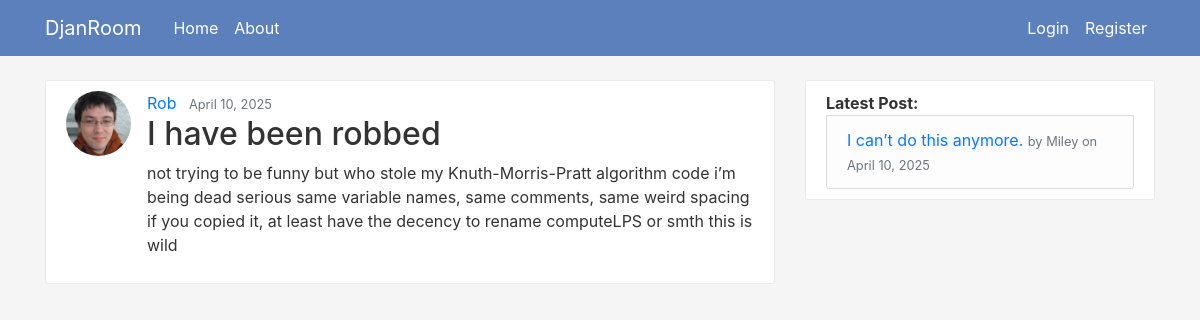
/post/16/, run on the app's committed database.
### blog/models.py (models this page shows, shortened)
class Post(models.Model):
    title = models.CharField(max_length=100)
    content = models.TextField()
    date_posted = models.DateTimeField(default=timezone.now)
    author = models.ForeignKey(User, on_delete=models.CASCADE)

### users/models.py (models this page shows, shortened)
class Profile(models.Model):
    user = models.OneToOneField(User, on_delete=models.CASCADE)
    image = models.ImageField(default='default.jpg', upload_to='profile_pics')

### blog/views.py (the view)
# urls.py: path('post/<int:pk>/', PostDetailView.as_view(), name='post-detail'),
class PostDetailView(DetailView):
    model = Post

### blog/context_processors.py (called while the page is built)
def latest_post(request):
    try:
        return {'latest_post': Post.objects.latest('date_posted')}
    except Post.DoesNotExist:
        return {'latest_post': None}

### blog/templates/blog/post_detail.html (shortened to what this page needs)
{% extends "blog/base.html"  %}
{% block content %}
    <article class="media content-section">
        <img class="rounded-circle article-img" src="{{object.author.profile.image.url}}" >
        <div class="media-body">
            <div class="article-metadata">
                <a class="mr-2" href="{% url 'user-posts' post.author.username %}">{{ object.author }}</a>
                <small class="text-muted">{{ object.date_posted|date:"F d, Y" }}</small>
            </div>
            <h2><a class="article-title">{{ object.title }}</a></h2>
            <p class="article-content">{{ object.content }}</p>
        </div>
    </article>
{% endblock content %}

### blog/templates/blog/base.html (shortened to what this page needs)
{% load static %}
<!DOCTYPE html>
<html>
<head>
    <link rel="stylesheet" href="https://cdn.jsdelivr.net/npm/bootstrap@4.0.0/dist/css/bootstrap.min.css">
    <link rel="stylesheet" type="text/css" href="{% static 'blog/main.css' %}?v=2">
</head>
<body>
    <header class="site-header">
        <nav class="navbar navbar-expand-md navbar-dark bg-steel fixed-top">          <div class="container">
            <a class="navbar-brand mr-4" href="{% url 'blog-home' %}">DjanRoom</a>
            <div class="collapse navbar-collapse" id="navbarToggle">
              <div class="navbar-nav mr-auto">
                <a class="nav-item nav-link" href="{% url 'blog-home' %}">Home</a>
                <a class="nav-item nav-link" href="{% url 'blog-about' %}">About</a>
              </div>
              <div class="navbar-nav d-flex align-items-center">
                {% if user.is_authenticated %}
                    <a class="nav-item nav-link" href="{% url 'post-create' %}">New Post</a>
                    <form id="logout-form" method="get" action="{% url 'logout-confirm' %}" class="d-inline">
                        {% csrf_token %}
                        <button class="nav-item nav-link btn btn-link" type="submit">Sign out</button>
                    </form>
                    <a class="nav-item nav-link" href="{% url 'profile' %}">Profile</a>
                {% else %}
                    <a class="nav-item nav-link" href="{% url 'login' %}">Login</a>
                    <a class="nav-item nav-link" href="{% url 'register' %}">Register</a>
                {% endif %}
            </div>
            </div>
          </div>
        </nav>
    </header>
    <main role="main" class="container">
        <div class="row">
          <div class="col-md-8">
            {% block content %}{% endblock %}
          </div>
          <div class="col-md-4">
            <div class="content-section">
                <strong>Latest Post:</strong>
                <li class="list-group-item list-group-item-light">
                  {% if latest_post %}
                    <a href="{% url 'post-detail' latest_post.pk %}">{{ latest_post.title }}</a>
                    <small class="text-muted">by {{ latest_post.author }} on {{ latest_post.date_posted|date:"F d, Y" }}</small>
                  {% else %}
                    No posts available.
                  {% endif %}
                </li>
            </div>
          </div>
        </div>
      </main>
</body>
</html>

### blog/static/blog/main.css (style rules this page uses)
body { background: #F5F5F5; color: #333333; margin-top: 5rem; }
.article-img { height: 65px; width: 65px; object-fit: cover; margin-right: 16px; border-radius: 50%; }
h1, h2, h3, h4, h5, h6 { color: #333333; }
.bg-steel { background-color: #5C80BC; }
.site-header .navbar-nav .nav-link { color: #FFFFFF; }
.content-section { background: #FFFFFF; padding: 10px 20px; border: 1px solid #EAEAEA; border-radius: 3px; margin-bottom: 20px; }
.article-title { color: #4F4F4F; }

### data on the page
Post: author.profile.image (picture), author "Rob", date_posted "April 10, 2025", title "I have been robbed", content "not trying to be funny but who stole my Knuth-Morris-Pratt algorithm code i’m being dead serious same variable names, same comments, same weird spacing if you copied it, at least have the decency to rename computeLPS or smth this is wild"
Post: title "I can’t do this anymore.", author "Miley", date_posted "April 10, 2025"
